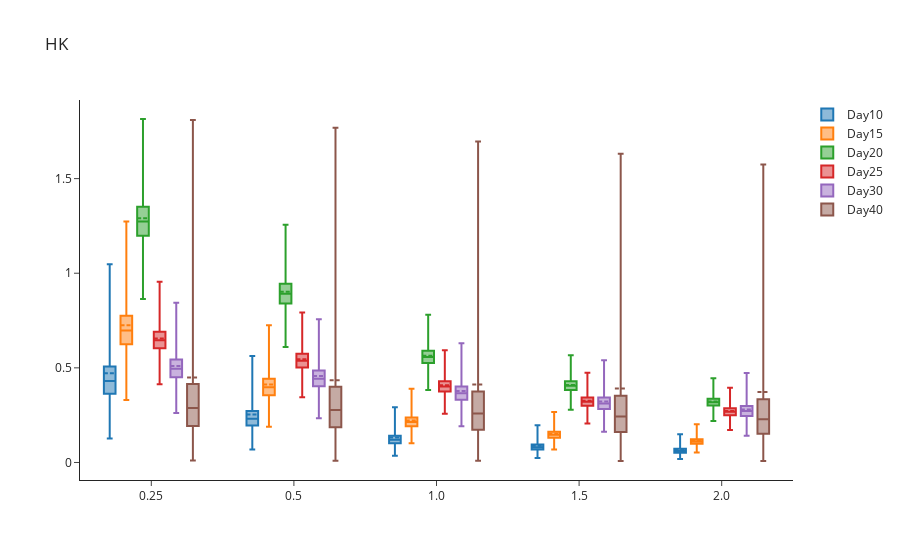

Write notebook code for a chart like this one.
### Code cell
# Create list of names for x-axis and traces
epsilon_range = np.around(epsilon_range,2)
num_epsilons = len(epsilon_range)
x_name = []
for i in range(num_epsilons):
    x_name.append(str(epsilon_range[i]))
trace_name = ['Day{}'.format(x) for x in chosen_times]

# Sort results
all_intervals_chosen.sort_values(by=['Time Points', 'Epsilon'], inplace=True)

# Plot (box plot for inference)
fig = go.Figure()

for i in range(len(trace_name)):
    fig.add_trace(
        go.Box(
            mean=all_intervals_chosen.loc[all_intervals_chosen['Central Probability']==0]['Mean'][i*num_epsilons:(i+1)*num_epsilons],
            median=all_intervals_chosen.loc[all_intervals_chosen['Central Probability']==0]['Lower bound CI'][i*num_epsilons:(i+1)*num_epsilons],
            q1=all_intervals_chosen.loc[all_intervals_chosen['Central Probability']==0.25]['Lower bound CI'][i*num_epsilons:(i+1)*num_epsilons],
            q3=all_intervals_chosen.loc[all_intervals_chosen['Central Probability']==0.25]['Upper bound CI'][i*num_epsilons:(i+1)*num_epsilons],
            upperfence=all_intervals_chosen.loc[all_intervals_chosen['Central Probability']==0.95]['Upper bound CI'][i*num_epsilons:(i+1)*num_epsilons],
            lowerfence=all_intervals_chosen.loc[all_intervals_chosen['Central Probability']==0.95]['Lower bound CI'][i*num_epsilons:(i+1)*num_epsilons],
            x=x_name,
            name=trace_name[i]
        )
    )
fig.update_layout(template='simple_white', boxmode='group', title='HK')

fig.show()

### Figure 1 — Plotly figure (JSON) as saved in the notebook; plotly's stock layout.template omitted (floating-point values rounded to 4 significant figures)
{"data": [{"lowerfence": [0.1267, 0.06802, 0.03531, 0.02384, 0.018], "mean": [0.4714, 0.253, 0.1313, 0.08869, 0.06695], "median": [0.4306, 0.2312, 0.12, 0.08104, 0.06118], "name": "Day10", "q1": [0.3627, 0.1947, 0.1011, 0.06827, 0.05153], "q3": [0.5068, 0.272, 0.1412, 0.09537, 0.07199], "type": "box", "upperfence": [1.048, 0.5622, 0.2918, 0.197, 0.1487], "x": ["0.25", "0.5", "1.0", "1.5", "2.0"]}, {"lowerfence": [0.3304, 0.1882, 0.1011, 0.06913, 0.05251], "mean": [0.7247, 0.4126, 0.2217, 0.1516, 0.1151], "median": [0.6975, 0.3972, 0.2134, 0.1459, 0.1108], "name": "Day15", "q1": [0.6247, 0.3557, 0.1911, 0.1307, 0.09926], "q3": [0.7759, 0.4418, 0.2373, 0.1623, 0.1233], "type": "box", "upperfence": [1.273, 0.7247, 0.3893, 0.2661, 0.2022], "x": ["0.25", "0.5", "1.0", "1.5", "2.0"]}, {"lowerfence": [0.8633, 0.6097, 0.3832, 0.2792, 0.2196], "mean": [1.29, 0.9024, 0.5638, 0.41, 0.3222], "median": [1.273, 0.8915, 0.5574, 0.4055, 0.3186], "name": "Day20", "q1": [1.198, 0.8404, 0.526, 0.3827, 0.3008], "q3": [1.352, 0.9448, 0.5902, 0.4292, 0.3372], "type": "box", "upperfence": [1.815, 1.257, 0.7804, 0.5665, 0.4447], "x": ["0.25", "0.5", "1.0", "1.5", "2.0"]}, {"lowerfence": [0.4137, 0.3446, 0.2579, 0.2059, 0.1713], "mean": [0.6556, 0.5452, 0.408, 0.3261, 0.2716], "median": [0.6456, 0.5371, 0.402, 0.3212, 0.2675], "name": "Day25", "q1": [0.6029, 0.5017, 0.3755, 0.3, 0.2498], "q3": [0.6903, 0.5741, 0.4296, 0.3434, 0.286], "type": "box", "upperfence": [0.9546, 0.7922, 0.5927, 0.4742, 0.3954], "x": ["0.25", "0.5", "1.0", "1.5", "2.0"]}, {"lowerfence": [0.2617, 0.2334, 0.1918, 0.1627, 0.1411], "mean": [0.5103, 0.4566, 0.3775, 0.3219, 0.2806], "median": [0.4954, 0.4431, 0.3658, 0.3116, 0.2714], "name": "Day30", "q1": [0.4502, 0.4024, 0.332, 0.2825, 0.2459], "q3": [0.5436, 0.4864, 0.4021, 0.3427, 0.2987], "type": "box", "upperfence": [0.8434, 0.7571, 0.6297, 0.5397, 0.4725], "x": ["0.25", "0.5", "1.0", "1.5", "2.0"]}, {"lowerfence": [0.01013, 0.009709, 0.00897, 0.008335, 0.007785], "mean": [0.4484, 0.4351, 0.4114, 0.3908, 0.3727], "median": [0.2884, 0.2778, 0.2592, 0.2431, 0.2291], "name": "Day40", "q1": [0.193, 0.1857, 0.1727, 0.1615, 0.1517], "q3": [0.4149, 0.4005, 0.375, 0.3529, 0.3336], "type": "box", "upperfence": [1.809, 1.769, 1.696, 1.632, 1.575], "x": ["0.25", "0.5", "1.0", "1.5", "2.0"]}], "layout": {"boxmode": "group", "title": {"text": "HK"}}}
